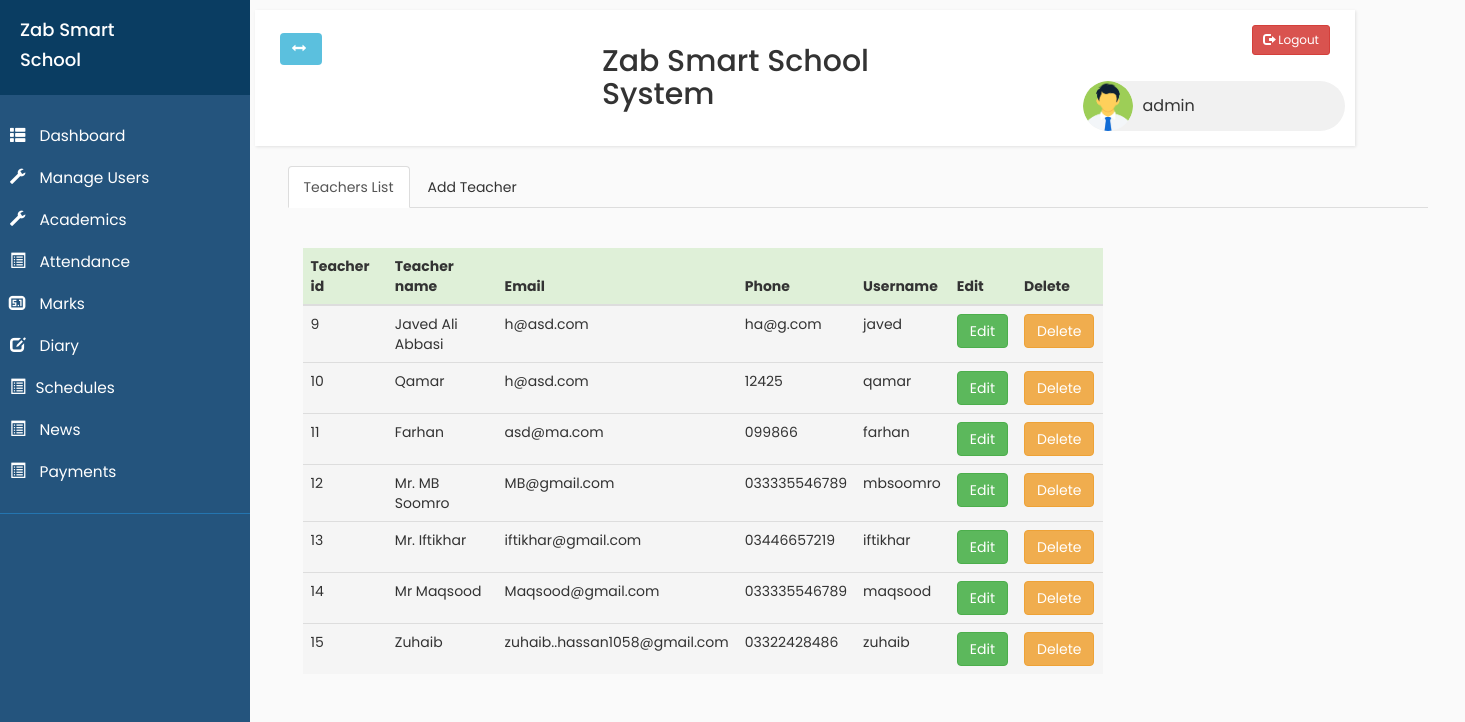
The page /Application/admin/AddTeacher.php (signed in) on the database its author committed.
### tables this page shows
CREATE TABLE `admin_tb` (
  `admin_id` int(11) NOT NULL,
  `adminname` varchar(50) NOT NULL,
  `admin_email` varchar(50) NOT NULL,
  `admin_phone` varchar(50) NOT NULL,
  `username` varchar(50) NOT NULL,
  `password` varchar(50) NOT NULL
);

CREATE TABLE `teacher_tb` (
  `teacher_id` int(11) NOT NULL,
  `teacher_name` varchar(50) NOT NULL,
  `email` varchar(50) NOT NULL,
  `phone` varchar(50) NOT NULL,
  `username` varchar(50) NOT NULL,
  `password` varchar(50) NOT NULL
);

### Application/admin/AddTeacher.php (the view, shortened to what this page needs)
<?php
if ($_SESSION["login_admin"] == null) {
    header("location: index.php");
} else {
    include_once('include/admin_navbar.php');
    ?>
    <!DOCTYPE html>
    <html lang="en">
    <head>
    </head>
    <body style="overflow-x:hidden">
        <div class="container">
            <ul class="nav nav-tabs">
                <li class="active"><a data-toggle="tab" href="#table">Teachers List</a></li>
                <li><a data-toggle="tab" href="#new">Add Teacher</a></li>
            </ul>
            <div class="tab-content">
                <div id="table" class="tab-pane fade in active">
                    <div class="container">
                        <br><br>
                        <?php
                            $connection = mysqli_connect("localhost", "root", "", "sms1_db");
                            $query = "SELECT * FROM teacher_tb";
                            $query_run = mysqli_query($connection, $query);
                            ?>
                        <table class="table" style="width: 800px;">
                            <thead>
                                <tr class="success">
                                    <th>Teacher id</th>
                                    <th>Teacher name</th>
                                    <th>Email</th>
                                    <th>Phone</th>
                                    <th>Username</th>
                                    <th>Edit</th>
                                    <th>Delete</th>
                                </tr>
                            </thead>
                            <tbody>
                                <?php
                                    if (mysqli_num_rows($query_run) > 0) {
                                        while ($row = mysqli_fetch_assoc($query_run)) {
                                            ?>
                                        <tr class="active">
                                            <td><?php echo $row["teacher_id"] ?></td>
                                            <td><?php echo $row["teacher_name"] ?></td>
                                            <td><?php echo $row["email"] ?></td>
                                            <td><?php echo $row["phone"] ?></td>
                                            <td><?php echo $row["username"] ?></td>
                                            <?php
                                                        $username = $row["username"];
                                                        $query1 = "SELECT * FROM login_tb where username='$username'";
                                                        $query_run1 = mysqli_query($connection, $query1);
                                                        $row1 = mysqli_fetch_assoc($query_run1);
                                                        ?>
                                            <td><button class="btn btn-success" name="btn-edit-name" onclick="getUserDetails(<?php echo $row['teacher_id'] ?>,<?php echo $row1['id'] ?>)">Edit</button></td>
                                            <td><button class="btn btn-warning" onclick="deleteUser(<?php echo $row['teacher_id'] ?>,<?php echo $row1['id'] ?>)">Delete</button></td>
                                        </tr>
                                <?php
                                        }
                                    } else {
                                        echo "<h4>*No record found</h4> <br><br>";
                                    }
                                    ?>
                            </tbody>
                        </table>
                    </div>
                </div>
            </div>
        </div>
    </body>
    </html>
<?php
}
?>

### Application/admin/include/admin_navbar.php (shortened to what this page needs)
<?php
$connection = mysqli_connect("localhost", "root", "", "sms1_db");
?>
<!DOCTYPE html>
<html>
<head>
    <link rel="stylesheet" href="https://maxcdn.bootstrapcdn.com/bootstrap/3.3.7/css/bootstrap.min.css">
    <link rel="stylesheet" href="style4.css" type="text/css">
    <link rel="stylesheet" href="https://cdnjs.cloudflare.com/ajax/libs/font-awesome/4.7.0/css/font-awesome.min.css">
    <link rel="stylesheet" href="https://maxcdn.bootstrapcdn.com/bootstrap/3.4.0/css/bootstrap.min.css">
    <link rel="stylesheet" href="style4.css" type="text/css">
</head>
<body>
    <div class="wrapper">
        <nav id="sidebar">
            <div class="sidebar-header">
                <h4>Zab Smart </h4>
                <h4> School</h4>
            </div>
            <ul class="list-unstyled components ">
                <li>
                    <a href="profile.php">
                        <i class="glyphicon glyphicon-th-list"></i>
                        Dashboard
                    </a>
                </li>
                <li>
                    <a href="javascript:;" data-toggle="collapse" data-target="#posts_dropdown">
                        <i class="
                            glyphicon glyphicon-wrench">
                        </i>
                        Manage Users
                    </a>
                </li>
                <li>
                    <a href="javascript:;" data-toggle="collapse" data-target="#classes_dropdown"><i class="
                                    glyphicon glyphicon-wrench"></i> Academics
                    </a>
                </li>
                <li>
                    <a href="javascript:;" data-toggle="collapse" data-target="#attendance_dropdown"><i class="glyphicon glyphicon-list-alt"></i> Attendance
                    </a>
                </li>
                <li>
                    <a href="ViewMarks.php">
                        <i class="glyphicon glyphicon-sound-5-1"></i>
                        Marks
                    </a>
                    <a href="ViewDiary.php">
                        <i class="glyphicon glyphicon-edit"></i>
                        Diary
                    </a>
                </li>
                <li>
                    <a href="javascript:;" data-toggle="collapse" data-target="#schedules_dropdown"><i class="glyphicon glyphicon-list-alt"></i>Schedules
                    </a>
                </li>
                <li>
                    <a href="javascript:;" data-toggle="collapse" data-target="#news_dropdown"><i class="glyphicon glyphicon-list-alt"></i> News
                    </a>
                </li>
                <li>
                    <a href="javascript:;" data-toggle="collapse" data-target="#fee_dropdown"><i class="glyphicon glyphicon-list-alt"></i> Payments
                    </a>
                </li>
            </ul>
        </nav>
        <div id="content">
            <div class="row"style=" width:1100px">
                <nav class="navbar navbar-default ">
                    <div class="container-fluid ">
                        <div class="col-lg-1.0">
                            <div class="navbar-header ">
                                <button type="button" id="sidebarCollapse" class="btn btn-info navbar-btn">
                                    <i class="
								glyphicon glyphicon-resize-horizontal"></i>
                                </button>
                            </div>
                            <div class="col-lg-9">
                                <div class="zab">
                                    <h2>Zab Smart School System</h2>
                                </div>
                            </div>
                            <?php
                            $admin_name = "";
                            if ($_SESSION["login_admin"] != null) {
                                $username = $_SESSION['login_admin'];
                                $query = "SELECT * FROM admin_tb WHERE username='$username'";
                                $query_run = mysqli_query($connection, $query);
                                if (mysqli_num_rows($query_run) == 1) {
                                    $row = mysqli_fetch_assoc($query_run);
                                    $admin_name = $row["adminname"];
                                }
                            } else {
                                header("header: index.php");
                            }
                            ?>
                            <a href="../../logout.php" id="destroy" class="btn btn-danger btn-sm" style="float: right;">
                                <span class="glyphicon glyphicon-log-out"></span> Logout
                            </a>
                            <div class="col-lg-1.5">
                                <div class="chip navbar-right col-xs-3 ">
                                    <img src="avatar.png">
                                    <?php echo  $admin_name ?>
                                </div>
                            </div>
                        </div>
                    </div>
                </nav>
            </div>

### Application/admin/style4.css (style rules this page uses)
body { font-family: 'Poppins', sans-serif; background: #fafafa; margin-top: -10px; overflow-x: hidden; box-sizing: border-box; }
a, a:hover, a:focus { color: inherit; text-decoration: none; transition: all 0.3s; }
.navbar { padding: 15px 10px; background: #fff; border: none; border-radius: 0; margin-bottom: 20px; box-shadow: 1px 1px 3px rgba(0, 0, 0, 0.1); }
.navbar-btn { box-shadow: none; outline: none !important; border: none; }
i, span { display: inline-block; }
.wrapper { display: flex; align-items: stretch; }
#sidebar { min-width: 250px; max-width: 250px; background: #24547D;; color: #fff; transition: all 0.6s; }
#sidebar ul li a { text-align: left; }
#sidebar .sidebar-header { padding: 20px; background: #0A3D62; height: 105px; }
#sidebar ul.components { padding: 20px 0; border-bottom: 1px solid #2475B0; }
#sidebar ul li a { padding: 10px; font-size: 1.1em; display: block; }
#sidebar ul li a i { margin-right: 10px; }
a[data-toggle="collapse"] { position: relative; }
#content { padding: 20px; min-height: 100vh; transition: all 0.3s; width: 100%; }
.zab { margin-left: 35%; margin-right: 25%; }
.chip { display: inline-block; padding: 0 25px; height: 50px; font-size: 16px; line-height: 50px; border-radius: 25px; background-color: #f1f1f1; margin-top: -40px; }
.chip img { float: left; margin: 0 10px 0 -25px; height: 50px; width: 50px; border-radius: 50%; }

### rows shown on the page
admin_tb: adminname "admin"
teacher_tb: teacher_id "9", teacher_name "Javed Ali Abbasi", email "h@asd.com", phone "ha@g.com", username "javed"
teacher_tb: teacher_id "10", teacher_name "Qamar", email "h@asd.com", phone "12425", username "qamar"
teacher_tb: teacher_id "11", teacher_name "Farhan", email "asd@ma.com", phone "099866", username "farhan"
teacher_tb: teacher_id "12", teacher_name "Mr. MB Soomro", email "MB@gmail.com", phone "033335546789", username "mbsoomro"
teacher_tb: teacher_id "13", teacher_name "Mr. Iftikhar", email "iftikhar@gmail.com", phone "03446657219", username "iftikhar"
teacher_tb: teacher_id "14", teacher_name "Mr Maqsood", email "Maqsood@gmail.com", phone "033335546789", username "maqsood"
teacher_tb: teacher_id "15", teacher_name "Zuhaib", email "zuhaib..hassan1058@gmail.com", phone "03322428486", username "zuhaib"
